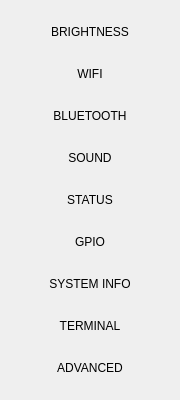
    <widget class="QWidget" name="scrollAreaWidgetContents">
     <property name="geometry">
      <rect>
       <x>0</x>
       <y>0</y>
       <width>180</width>
       <height>400</height>
      </rect>
     </property>
     <property name="styleSheet">
      <string notr="true">border:none;</string>
     </property>
     <layout class="QVBoxLayout" name="verticalLayout">
      <property name="spacing">
       <number>0</number>
      </property>
      <property name="leftMargin">
       <number>10</number>
      </property>
      <property name="topMargin">
       <number>10</number>
      </property>
      <property name="rightMargin">
       <number>10</number>
      </property>
      <property name="bottomMargin">
       <number>10</number>
      </property>
      <item>
       <widget class="QFrame" name="frame_setting_brightness">
        <property name="maximumSize">
         <size>
          <width>180</width>
          <height>40</height>
         </size>
        </property>
        <layout class="QHBoxLayout" name="horizontalLayout_5">
         <property name="spacing">
          <number>0</number>
         </property>
         <property name="leftMargin">
          <number>0</number>
         </property>
         <property name="topMargin">
          <number>0</number>
         </property>
         <property name="rightMargin">
          <number>0</number>
         </property>
         <property name="bottomMargin">
          <number>0</number>
         </property>
         <item>
          <widget class="QPushButton" name="bearing_settingsBrightness">
           <property name="minimumSize">
            <size>
             <width>0</width>
             <height>40</height>
            </size>
           </property>
           <property name="text">
            <string>BRIGHTNESS</string>
           </property>
          </widget>
         </item>
        </layout>
       </widget>
      </item>
      <item>
       <widget class="QFrame" name="frame_setting_wifi">
        <property name="maximumSize">
         <size>
          <width>180</width>
          <height>40</height>
         </size>
        </property>
        <layout class="QHBoxLayout" name="horizontalLayout_6">
         <property name="spacing">
          <number>0</number>
         </property>
         <property name="leftMargin">
          <number>0</number>
         </property>
         <property name="topMargin">
          <number>0</number>
         </property>
         <property name="rightMargin">
          <number>0</number>
         </property>
         <property name="bottomMargin">
          <number>0</number>
         </property>
         <item>
          <widget class="QPushButton" name="bearing_settingsWifi">
           <property name="minimumSize">
            <size>
             <width>0</width>
             <height>40</height>
            </size>
           </property>
           <property name="text">
            <string>WIFI</string>
           </property>
          </widget>
         </item>
        </layout>
       </widget>
      </item>
      <item>
       <widget class="QFrame" name="frame_setting_bluetooth">
        <property name="maximumSize">
         <size>
          <width>180</width>
          <height>40</height>
         </size>
        </property>
        <layout class="QHBoxLayout" name="horizontalLayout_7">
         <property name="spacing">
          <number>0</number>
         </property>
         <property name="leftMargin">
          <number>0</number>
         </property>
         <property name="topMargin">
          <number>0</number>
         </property>
         <property name="rightMargin">
          <number>0</number>
         </property>
         <property name="bottomMargin">
          <number>0</number>
         </property>
         <item>
          <widget class="QPushButton" name="bearing_settingsBluetooth">
           <property name="minimumSize">
            <size>
             <width>0</width>
             <height>40</height>
            </size>
           </property>
           <property name="text">
            <string>BLUETOOTH</string>
           </property>
          </widget>
         </item>
        </layout>
       </widget>
      </item>
      <item>
       <widget class="QFrame" name="frame_setting_sound">
        <property name="maximumSize">
         <size>
          <width>180</width>
          <height>40</height>
         </size>
        </property>
        <layout class="QHBoxLayout" name="horizontalLayout_8">
         <property name="spacing">
          <number>0</number>
         </property>
         <property name="leftMargin">
          <number>0</number>
         </property>
         <property name="topMargin">
          <number>0</number>
         </property>
         <property name="rightMargin">
          <number>0</number>
         </property>
         <property name="bottomMargin">
          <number>0</number>
         </property>
         <item>
          <widget class="QPushButton" name="bearing_settingsSound">
           <property name="minimumSize">
            <size>
             <width>0</width>
             <height>40</height>
            </size>
           </property>
           <property name="text">
            <string>SOUND</string>
           </property>
          </widget>
         </item>
        </layout>
       </widget>
      </item>
      <item>
       <widget class="QFrame" name="frame_setting_status">
        <property name="maximumSize">
         <size>
          <width>180</width>
          <height>40</height>
         </size>
        </property>
        <layout class="QHBoxLayout" name="horizontalLayout_9">
         <property name="spacing">
          <number>0</number>
         </property>
         <property name="leftMargin">
          <number>0</number>
         </property>
         <property name="topMargin">
          <number>0</number>
         </property>
         <property name="rightMargin">
          <number>0</number>
         </property>
         <property name="bottomMargin">
          <number>0</number>
         </property>
         <item>
          <widget class="QPushButton" name="bearing_settingsStatus">
           <property name="minimumSize">
            <size>
             <width>0</width>
             <height>40</height>
            </size>
           </property>
           <property name="text">
            <string>STATUS</string>
           </property>
          </widget>
         </item>
        </layout>
       </widget>
      </item>
      <item>
       <widget class="QFrame" name="frame_setting_gpio">
        <property name="maximumSize">
         <size>
          <width>180</width>
          <height>40</height>
         </size>
        </property>
        <layout class="QHBoxLayout" name="horizontalLayout_10">
         <property name="spacing">
          <number>0</number>
         </property>
         <property name="leftMargin">
          <number>0</number>
         </property>
         <property name="topMargin">
          <number>0</number>
         </property>
         <property name="rightMargin">
          <number>0</number>
         </property>
         <property name="bottomMargin">
          <number>0</number>
         </property>
         <item>
          <widget class="QPushButton" name="bearing_settingsGpio">
           <property name="minimumSize">
            <size>
             <width>0</width>
             <height>40</height>
            </size>
           </property>
           <property name="text">
            <string>GPIO</string>
           </property>
          </widget>
         </item>
        </layout>
       </widget>
      </item>
      <item>
       <widget class="QFrame" name="frame_setting_systemInfo">
        <property name="maximumSize">
         <size>
          <width>180</width>
          <height>40</height>
         </size>
        </property>
        <layout class="QHBoxLayout" name="horizontalLayout_12">
         <property name="spacing">
          <number>0</number>
         </property>
         <property name="leftMargin">
          <number>0</number>
         </property>
         <property name="topMargin">
          <number>0</number>
         </property>
         <property name="rightMargin">
          <number>0</number>
         </property>
         <property name="bottomMargin">
          <number>0</number>
         </property>
         <item>
          <widget class="QPushButton" name="bearing_settingsSystemInfo">
           <property name="minimumSize">
            <size>
             <width>0</width>
             <height>40</height>
            </size>
           </property>
           <property name="text">
            <string>SYSTEM INFO</string>
           </property>
          </widget>
         </item>
        </layout>
       </widget>
      </item>
      <item>
       <widget class="QFrame" name="frame_setting_terminal">
        <property name="maximumSize">
         <size>
          <width>180</width>
          <height>40</height>
         </size>
        </property>
        <layout class="QHBoxLayout" name="horizontalLayout_13">
         <property name="spacing">
          <number>0</number>
         </property>
         <property name="leftMargin">
          <number>0</number>
         </property>
         <property name="topMargin">
          <number>0</number>
         </property>
         <property name="rightMargin">
          <number>0</number>
         </property>
         <property name="bottomMargin">
          <number>0</number>
         </property>
         <item>
          <widget class="QPushButton" name="bearing_settingsTerminal">
           <property name="minimumSize">
            <size>
             <width>0</width>
             <height>40</height>
            </size>
           </property>
           <property name="text">
            <string>TERMINAL</string>
           </property>
          </widget>
         </item>
        </layout>
       </widget>
      </item>
      <item>
       <widget class="QFrame" name="frame_setting_advanced">
        <property name="maximumSize">
         <size>
          <width>180</width>
          <height>40</height>
         </size>
        </property>
        <layout class="QHBoxLayout" name="horizontalLayout_14">
         <property name="spacing">
          <number>0</number>
         </property>
         <property name="leftMargin">
          <number>0</number>
         </property>
         <property name="topMargin">
          <number>0</number>
         </property>
         <property name="rightMargin">
          <number>0</number>
         </property>
         <property name="bottomMargin">
          <number>0</number>
         </property>
         <item>
          <widget class="QPushButton" name="bearing_settingsAdvanced">
           <property name="minimumSize">
            <size>
             <width>0</width>
             <height>40</height>
            </size>
           </property>
           <property name="text">
            <string>ADVANCED</string>
           </property>
          </widget>
         </item>
        </layout>
       </widget>
      </item>
     </layout>
    </widget>
